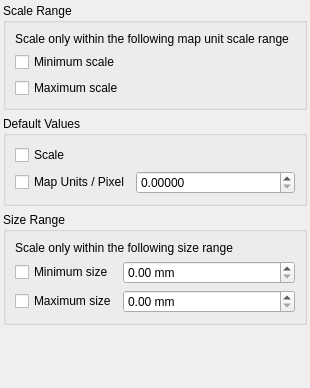
<?xml version="1.0" encoding="UTF-8"?>
<ui version="4.0">
 <class>QgsMapUnitScaleWidgetBase</class>
 <widget class="QgsPanelWidget" name="QgsMapUnitScaleWidgetBase">
  <property name="geometry">
   <rect>
    <x>0</x>
    <y>0</y>
    <width>310</width>
    <height>388</height>
   </rect>
  </property>
  <property name="windowTitle">
   <string>Adjust Scaling Range</string>
  </property>
  <property name="windowIcon">
   <iconset>
    <normaloff>:/images/themes/default/mActionOptions.png</normaloff>:/images/themes/default/mActionOptions.png</iconset>
  </property>
  <layout class="QGridLayout" name="gridLayout">
   <property name="leftMargin">
    <number>3</number>
   </property>
   <property name="topMargin">
    <number>3</number>
   </property>
   <property name="rightMargin">
    <number>3</number>
   </property>
   <property name="bottomMargin">
    <number>3</number>
   </property>
   <item row="2" column="0" colspan="2">
    <widget class="QGroupBox" name="groupBox_2">
     <property name="title">
      <string>Size Range</string>
     </property>
     <layout class="QGridLayout" name="gridLayout_3">
      <item row="1" column="0">
       <widget class="QCheckBox" name="mCheckBoxMinSize">
        <property name="sizePolicy">
         <sizepolicy hsizetype="Fixed" vsizetype="Fixed">
          <horstretch>0</horstretch>
          <verstretch>0</verstretch>
         </sizepolicy>
        </property>
        <property name="text">
         <string>Minimum size</string>
        </property>
       </widget>
      </item>
      <item row="2" column="0">
       <widget class="QCheckBox" name="mCheckBoxMaxSize">
        <property name="sizePolicy">
         <sizepolicy hsizetype="Fixed" vsizetype="Fixed">
          <horstretch>0</horstretch>
          <verstretch>0</verstretch>
         </sizepolicy>
        </property>
        <property name="text">
         <string>Maximum size</string>
        </property>
       </widget>
      </item>
      <item row="1" column="1">
       <widget class="QgsDoubleSpinBox" name="mSpinBoxMinSize">
        <property name="suffix">
         <string> mm</string>
        </property>
        <property name="maximum">
         <double>9999999.000000000000000</double>
        </property>
       </widget>
      </item>
      <item row="2" column="1">
       <widget class="QgsDoubleSpinBox" name="mSpinBoxMaxSize">
        <property name="suffix">
         <string> mm</string>
        </property>
        <property name="maximum">
         <double>999999.000000000000000</double>
        </property>
       </widget>
      </item>
      <item row="0" column="0" colspan="2">
       <widget class="QLabel" name="label_2">
        <property name="text">
         <string>Scale only within the following size range</string>
        </property>
       </widget>
      </item>
     </layout>
    </widget>
   </item>
   <item row="0" column="0" colspan="2">
    <widget class="QGroupBox" name="groupBox">
     <property name="title">
      <string>Scale Range</string>
     </property>
     <layout class="QGridLayout" name="gridLayout_2">
      <item row="3" column="2">
       <widget class="QgsScaleWidget" name="mComboBoxMaxScale">
        <property name="focusPolicy">
         <enum>Qt::StrongFocus</enum>
        </property>
       </widget>
      </item>
      <item row="2" column="2">
       <widget class="QgsScaleWidget" name="mComboBoxMinScale">
        <property name="focusPolicy">
         <enum>Qt::StrongFocus</enum>
        </property>
       </widget>
      </item>
      <item row="3" column="0" colspan="2">
       <widget class="QCheckBox" name="mCheckBoxMaxScale">
        <property name="sizePolicy">
         <sizepolicy hsizetype="Fixed" vsizetype="Fixed">
          <horstretch>0</horstretch>
          <verstretch>0</verstretch>
         </sizepolicy>
        </property>
        <property name="text">
         <string>Maximum scale</string>
        </property>
       </widget>
      </item>
      <item row="1" column="0" colspan="3">
       <widget class="QLabel" name="label">
        <property name="text">
         <string>Scale only within the following map unit scale range</string>
        </property>
        <property name="wordWrap">
         <bool>true</bool>
        </property>
       </widget>
      </item>
      <item row="2" column="0">
       <widget class="QCheckBox" name="mCheckBoxMinScale">
        <property name="sizePolicy">
         <sizepolicy hsizetype="Fixed" vsizetype="Fixed">
          <horstretch>0</horstretch>
          <verstretch>0</verstretch>
         </sizepolicy>
        </property>
        <property name="text">
         <string>Minimum scale</string>
        </property>
       </widget>
      </item>
     </layout>
    </widget>
   </item>
   <item row="5" column="0">
    <spacer name="verticalSpacer">
     <property name="orientation">
      <enum>Qt::Vertical</enum>
     </property>
     <property name="sizeHint" stdset="0">
      <size>
       <width>20</width>
       <height>0</height>
      </size>
     </property>
    </spacer>
   </item>
   <item row="1" column="0" colspan="2">
    <widget class="QGroupBox" name="groupBox_3">
     <property name="title">
      <string>Default Values</string>
     </property>
     <layout class="QGridLayout" name="gridLayout_4">
      <item row="0" column="0">
       <widget class="QCheckBox" name="mCheckBoxDefaultScale">
        <property name="sizePolicy">
         <sizepolicy hsizetype="Fixed" vsizetype="Fixed">
          <horstretch>0</horstretch>
          <verstretch>0</verstretch>
         </sizepolicy>
        </property>
        <property name="text">
         <string>Scale</string>
        </property>
       </widget>
      </item>
      <item row="1" column="0">
       <widget class="QCheckBox" name="mCheckBoxDefaultMapUnitsPerPixel">
        <property name="sizePolicy">
         <sizepolicy hsizetype="Fixed" vsizetype="Fixed">
          <horstretch>0</horstretch>
          <verstretch>0</verstretch>
         </sizepolicy>
        </property>
        <property name="text">
         <string>Map Units / Pixel</string>
        </property>
       </widget>
      </item>
      <item row="0" column="1">
       <widget class="QgsScaleWidget" name="mComboBoxDefaultScale">
        <property name="focusPolicy">
         <enum>Qt::StrongFocus</enum>
        </property>
       </widget>
      </item>
      <item row="1" column="1">
       <widget class="QgsDoubleSpinBox" name="mSpinBoxDefaultMapUnitsPerPixel">
        <property name="suffix">
         <string> </string>
        </property>
        <property name="decimals">
         <number>5</number>
        </property>
        <property name="maximum">
         <double>999999.000000000000000</double>
        </property>
        <property name="singleStep">
         <double>0.001000000000000</double>
        </property>
       </widget>
      </item>
     </layout>
    </widget>
   </item>
  </layout>
 </widget>
 <customwidgets>
  <customwidget>
   <class>QgsDoubleSpinBox</class>
   <extends>QDoubleSpinBox</extends>
   <header>qgsdoublespinbox.h</header>
  </customwidget>
  <customwidget>
   <class>QgsScaleWidget</class>
   <extends>QWidget</extends>
   <header>qgsscalewidget.h</header>
  </customwidget>
  <customwidget>
   <class>QgsPanelWidget</class>
   <extends>QWidget</extends>
   <header>qgspanelwidget.h</header>
   <container>1</container>
  </customwidget>
 </customwidgets>
 <tabstops>
  <tabstop>mCheckBoxMinScale</tabstop>
  <tabstop>mComboBoxMinScale</tabstop>
  <tabstop>mCheckBoxMaxScale</tabstop>
  <tabstop>mComboBoxMaxScale</tabstop>
  <tabstop>mCheckBoxMinSize</tabstop>
  <tabstop>mSpinBoxMinSize</tabstop>
  <tabstop>mCheckBoxMaxSize</tabstop>
  <tabstop>mSpinBoxMaxSize</tabstop>
 </tabstops>
 <resources/>
 <connections/>
</ui>
